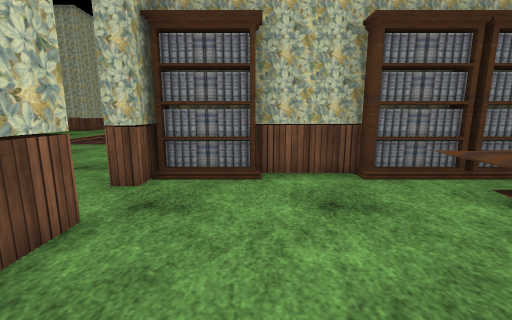
View 1 (above)

19 first-person views from a walk through a 3-D level made in the Unity game engine. The camera is 1.2 m above the floor, tilts 10° down and sees 90° across. Doors are open. The floor is counted in squares, 1 m on a side. Each view is taken from the middle of a square. On the plan, view 1 faces up. The plan holds only what a view shows up to about 12 squares ahead; the rest is blank. The place goes on beyond the plan. The player is left out. Some animated figures are left out. Some surface patterns are stand-ins.

View 2
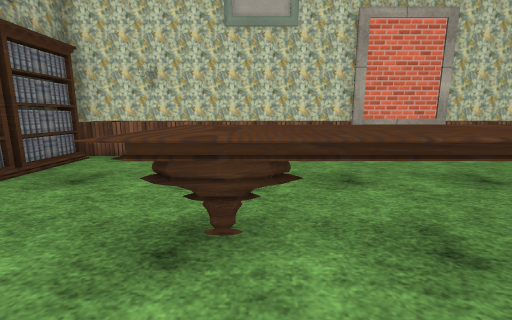

View 3
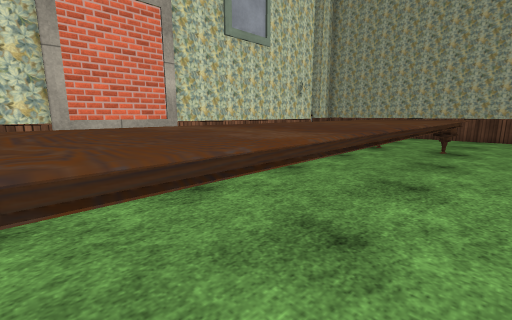

View 4
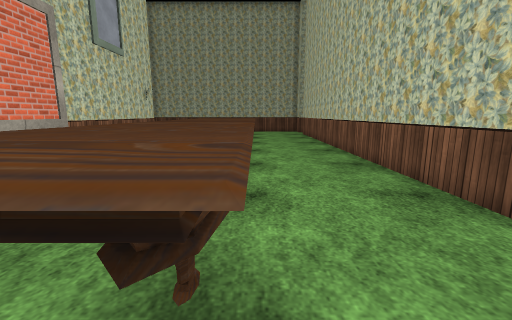

View 5
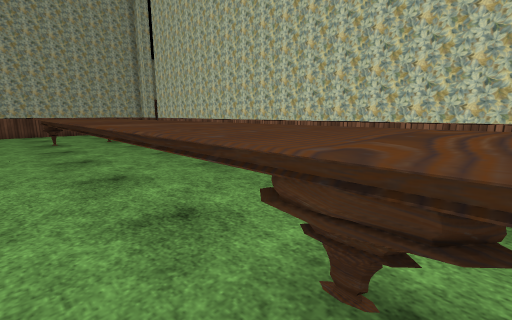

View 6
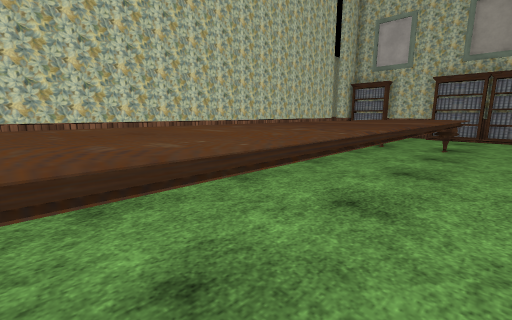

View 7
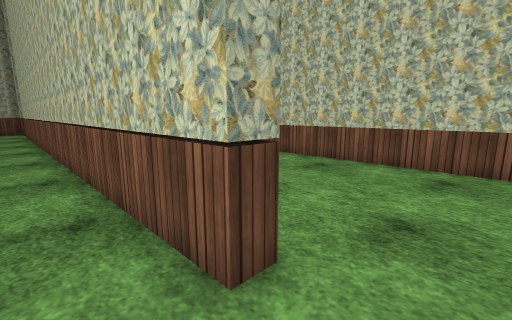

View 8
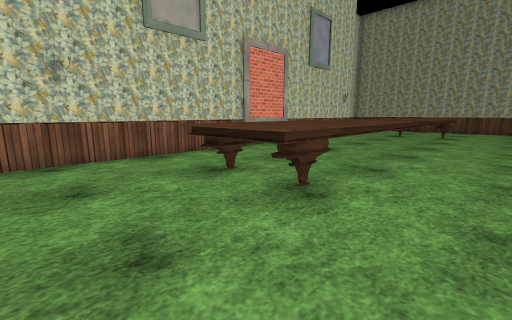

View 9
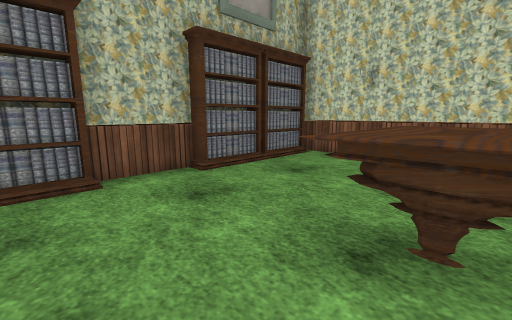

View 10
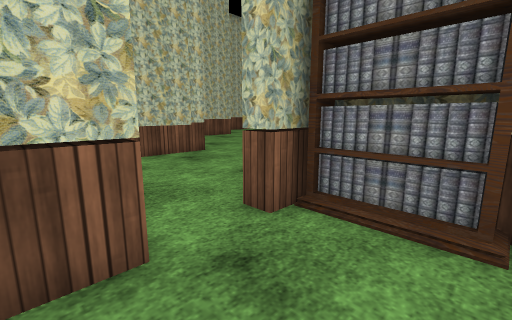

View 11
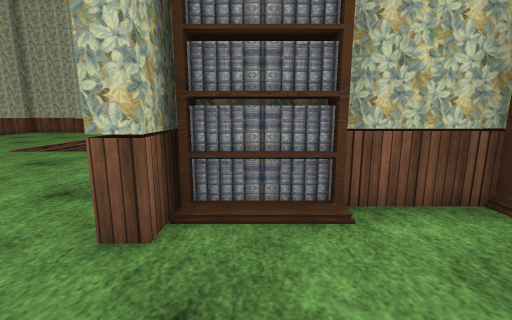

View 12
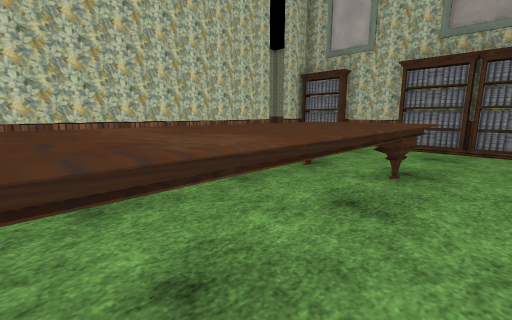

View 13
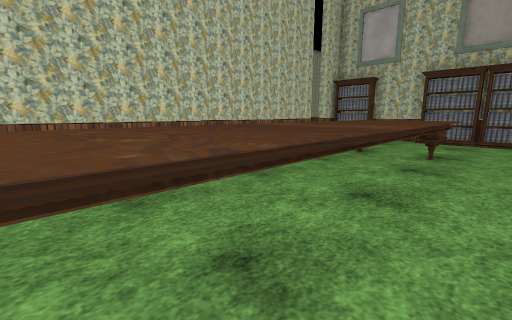

View 14
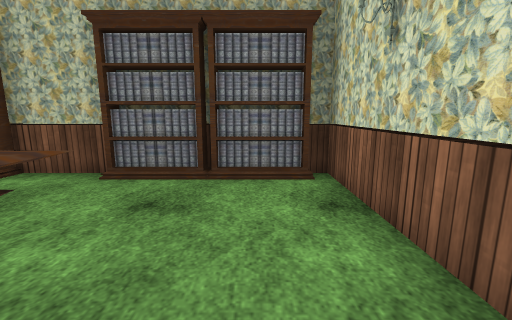

View 15
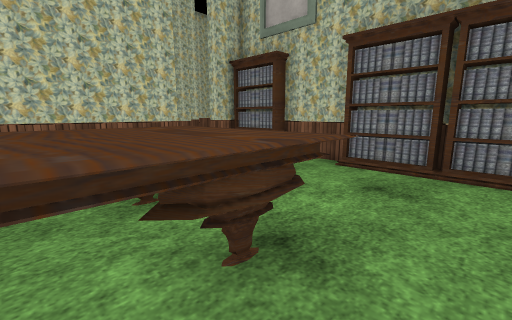

View 16
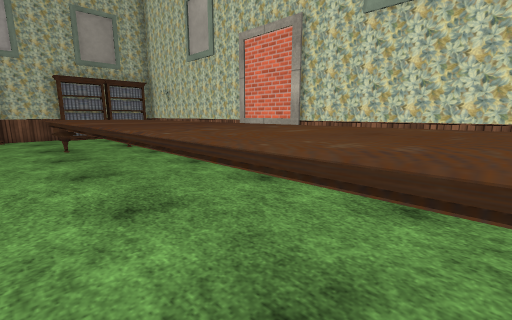

View 17
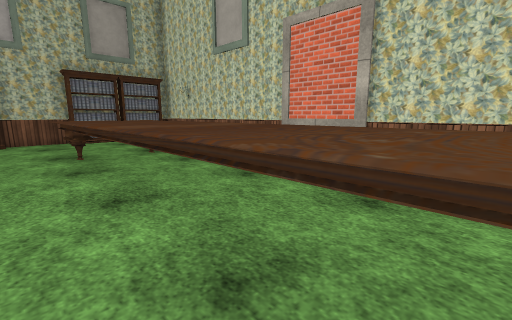

View 18
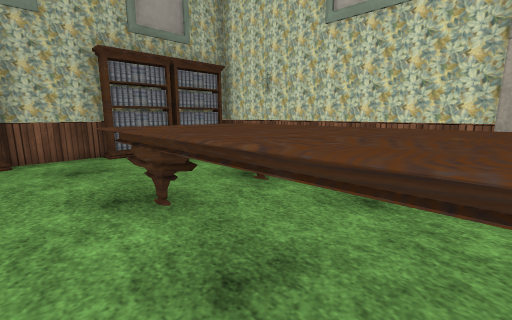

View 19
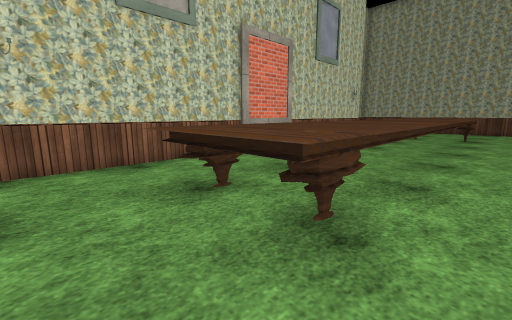

### Floor plan
Key: @ floor where view 1 was taken; # wall or solid block; . floor; ^ raised ledge; O other object.
Columns run from 12 left of view 1 to 11 right of it. Each row starts with its distance up from view 1.
 14 ...
 13 .....
 12  .....
 11   ....
 10    ....
  9    .....
  8    .....
  7     #....   ###      ##
  6     #.....  ###   ##   #
  5     #.....#O###O#O##   #
  4     #..............#   #
  3     #..............###
  2     #.....#........###
  1     #.... #..^^^^..###
  0     #...  #.@^^^^..###
 -1     #.    #..^^^^..###
 -2     #     #..^^^^..###
 -3     #     #..^^^^.####
 -4     #     #..^^^^.##
 -5     #     #..^^^^.####
 -6     #     #..^^^^..###
 -7     #     #..^^^^. # O
 -8     #     #..^^^^. # O
 -9     #     #..^^^^. # O
-10     #     #..^^^^. # O

Where each view was taken, in squares from view 1:
view 1: 0 up, 0 right, facing up
view 2: 0 up, 1 left, facing right
view 3: 2 down, 0 right, facing down-right
view 4: 2 up, 1 right, facing down
view 5: 1 up, 5 right, facing down-left
view 6: 10 down, 5 right, facing up-left
view 7: 4 up, 1 left, facing down-left
view 8: 4 up, 1 left, facing down-right
view 9: 0 up, 1 left, facing up-right
view 10: 2 up, 0 right, facing up-left
view 11: 2 up, 1 left, facing up
view 12: 5 down, 5 right, facing up-left
view 13: 8 down, 5 right, facing up-left
view 14: 0 up, 5 right, facing up
view 15: 1 down, 5 right, facing up-left
view 16: 10 down, 0 right, facing up-right
view 17: 8 down, 0 right, facing up-right
view 18: 3 down, 0 right, facing up-right
view 19: 3 up, 0 right, facing down-right
